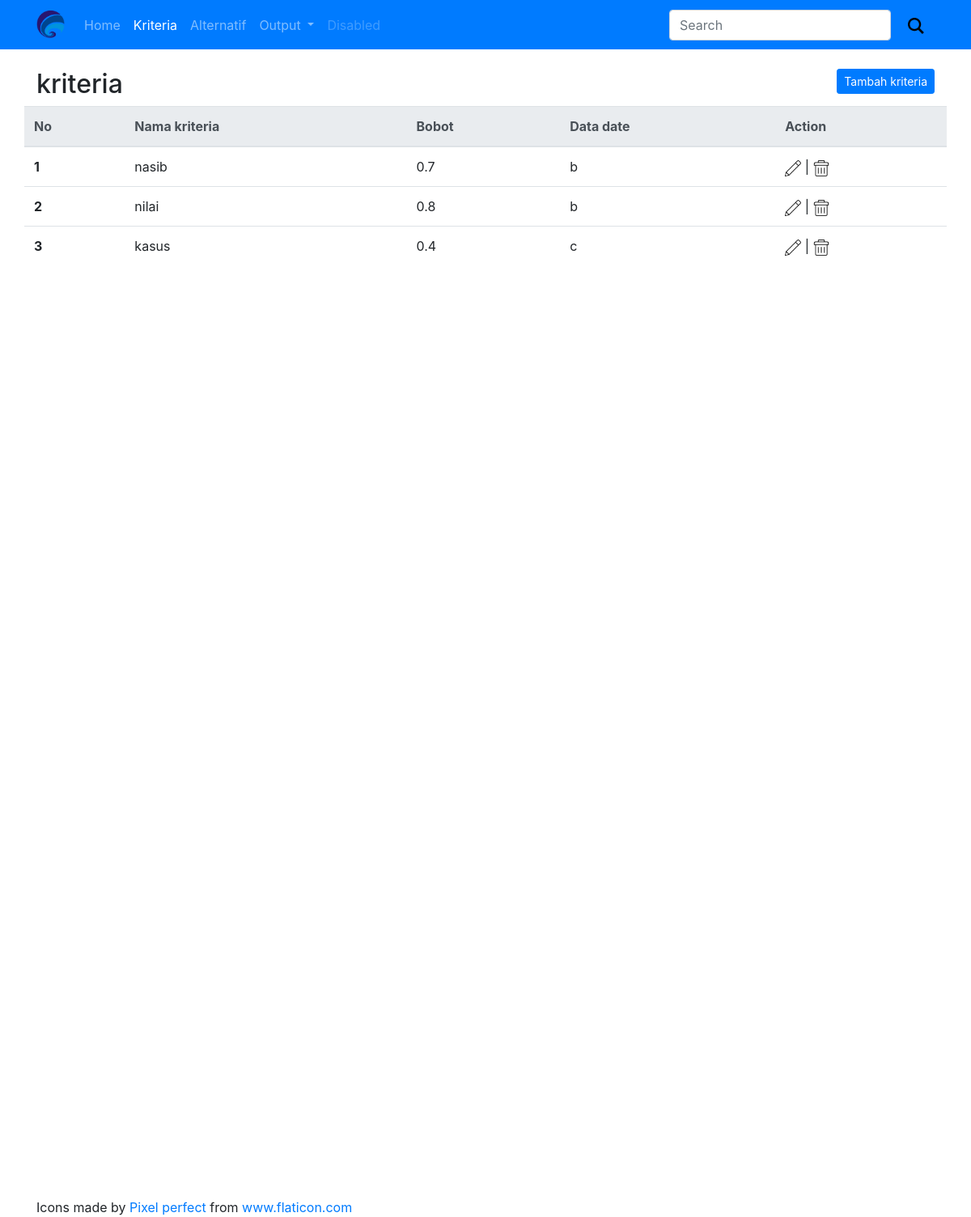
Page /?p=kriteria on the committed database.
### tables this page shows
CREATE TABLE `kriteria` (
  `idk` int(11) NOT NULL,
  `namak` varchar(30) NOT NULL,
  `bobotk` float NOT NULL,
  `borc` varchar(5) NOT NULL DEFAULT 'b',
  `tgl_update` timestamp NOT NULL DEFAULT current_timestamp() ON UPDATE current_timestamp()
);

### config/app.php (the view, shortened to what this page needs)
<?php
function Datab()
{
    $host = "localhost";
    $user = "root";
    $pass = "";
    $db = "magangdss";
        $conn = new mysqli($host,$user,$pass, $db);
        return $conn;
}
function tampilkriteria(){
    $sql = "SELECT * FROM Kriteria";
    $quer = mysqli_query(Datab(),$sql);
    echo "
        <br>
        <div class='col-6'>
            <h2>kriteria</h2>
        </div>
        <div class='col-6'>
            <form action='' method='post'>
                <button type='submit' name='tambahk' class='btn btn-primary float-right btn-sm' data-toggle='modal'>
                    Tambah kriteria
                </button>
            </form>
        </div>
        <hr>
        <table class='table'>
    ";
    echo "
                <thead class='thead-light'>
                     <tr>
                        <th scope='col'>No</th>
                        <th scope='col'>Nama kriteria</th>
                        <th scope='col'>Bobot</th>
                        <th scope='col'>Data date</th>
                        <th scope='col'>Action</th>
                    </tr>
                </thead>
                <tbody>
    ";
    $nom = 1;
    while ($row = mysqli_fetch_array($quer)) {
        echo "
        <tr>
            <th scope='row'>$nom</th>
            <td>$row[1]</td>
            <td>$row[2]</td>
            <td>$row[3]</td>
            <td>
                <a href='?p=kriteriaedit&key=$row[0]'><img src='img/053-edit.png' width='20' alt=''></a>&nbsp;|
                <a href='?p=kriteriadelete&key=$row[0]'><img src='img/074-bin.png' width='20' alt=''></a>
            </td>
        </tr>
        ";
        $nom+=1;
    }
    echo "
    </tbody>
    </table>
    ";
}
?>

### rows in the picture
kriteria: namak "nasib", bobotk "0.7", borc "b"
kriteria: namak "nilai", bobotk "0.8", borc "b"
kriteria: namak "kasus", bobotk "0.4", borc "c"
